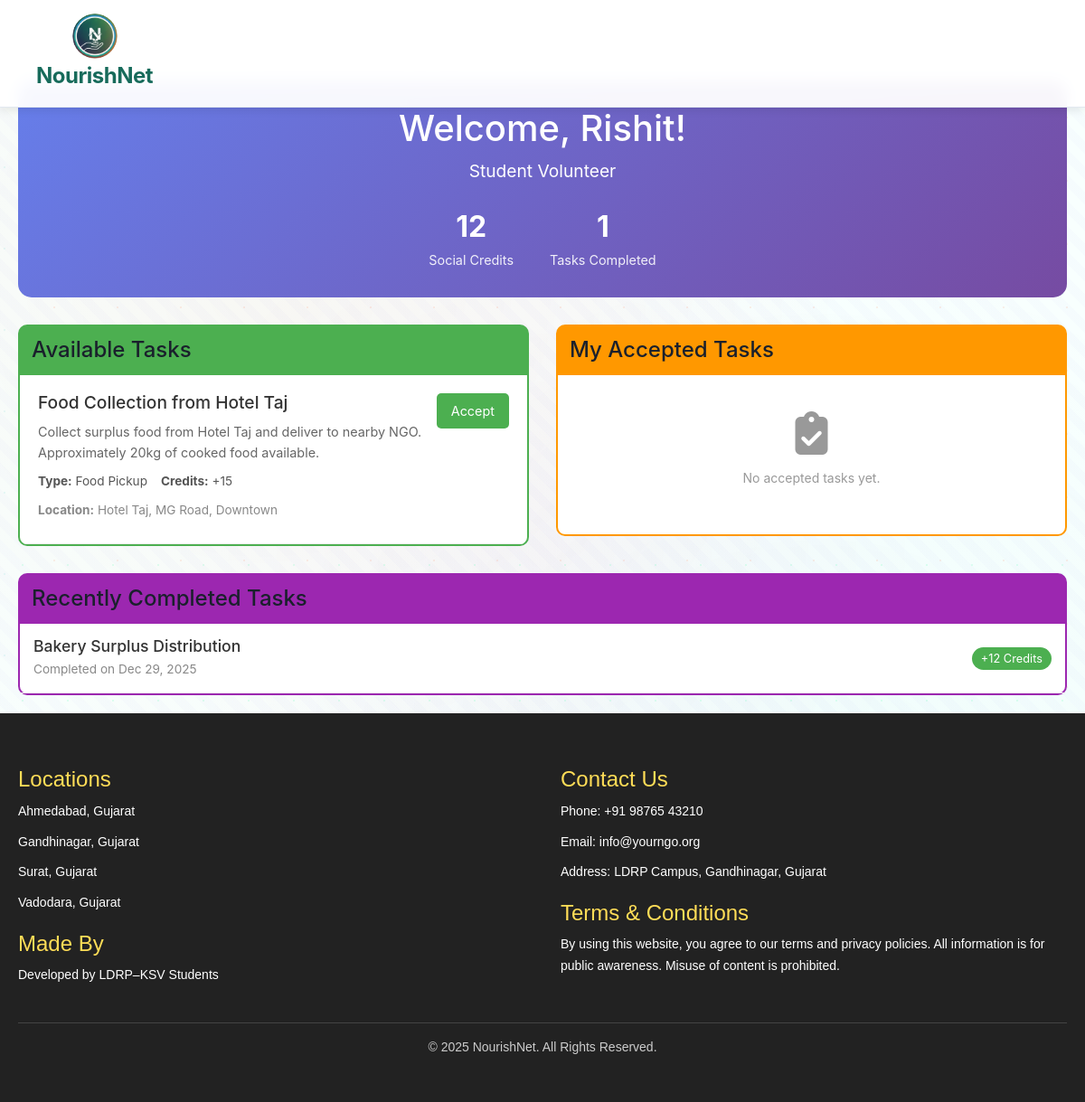
The app's page /volunteer_dashboard (signed in) with its own data.
### nour/models.py (models this page shows, shortened)
class Volunteer(models.Model):
    VOLUNTEER_TYPE_CHOICES = (
        ('student', 'Student Volunteer'),
        ('organization', 'Organization Volunteer'),
        ('individual', 'Individual Volunteer'),
    )
    volunteer_type = models.CharField(max_length=20, choices=VOLUNTEER_TYPE_CHOICES)
    name = models.CharField(max_length=100)
    email = models.EmailField(unique=True)
    phone = models.CharField(max_length=15)
    city = models.CharField(max_length=50)
    password = models.CharField(max_length=20)
    college_name = models.CharField(max_length=100, blank=True, null=True)  # For students
    student_id = models.CharField(max_length=50, blank=True, null=True)  # For students
    organization_name = models.CharField(max_length=100, blank=True, null=True)  # For organizations
    registration_id = models.CharField(max_length=50, blank=True, null=True)  # For organizations
    government_id = models.CharField(max_length=50, blank=True, null=True)  # For individuals (optional)
    social_credits = models.IntegerField(default=0)
    tasks_completed = models.IntegerField(default=0)
    created_at = models.DateTimeField(auto_now_add=True)
    updated_at = models.DateTimeField(auto_now=True)

class VolunteerTask(models.Model):
    TASK_STATUS_CHOICES = (
        ('available', 'Available'),
        ('accepted', 'Accepted'),
        ('completed', 'Completed'),
        ('cancelled', 'Cancelled'),
    )
    TASK_TYPE_CHOICES = (
        ('pickup', 'Food Pickup'),
        ('delivery', 'Food Delivery'),
        ('donation_request', 'Donation Request'),
    )
    title = models.CharField(max_length=200)
    description = models.TextField()
    task_type = models.CharField(max_length=20, choices=TASK_TYPE_CHOICES)
    pickup_location = models.TextField()
    delivery_location = models.TextField(blank=True, null=True)
    food_quantity = models.CharField(max_length=100, blank=True, null=True)
    pickup_time = models.DateTimeField(blank=True, null=True)
    status = models.CharField(max_length=20, choices=TASK_STATUS_CHOICES, default='available')
    assigned_volunteer = models.ForeignKey(Volunteer, on_delete=models.SET_NULL, blank=True, null=True)
    credit_reward = models.IntegerField(default=10)
    donor = models.ForeignKey(register_users, on_delete=models.CASCADE, related_name='donor_tasks', blank=True, null=True)
    ngo = models.ForeignKey(register_users, on_delete=models.CASCADE, related_name='ngo_tasks', blank=True, null=True)
    created_at = models.DateTimeField(auto_now_add=True)
    updated_at = models.DateTimeField(auto_now=True)
    completed_at = models.DateTimeField(blank=True, null=True)

### nour/views.py (the view)
# urls.py: path("volunteer_dashboard", volunteer_dashboard, name="volunteer_dashboard"),
def volunteer_dashboard(request):
    if not request.session.get('volunteer_id'):
        return redirect(volunteer_login)
    volunteer = Volunteer.objects.get(id=request.session['volunteer_id'])
    if VolunteerTask.objects.count() == 0:
        create_sample_tasks()
    available_tasks = VolunteerTask.objects.filter(status='available').order_by('-created_at')[:10]
    accepted_tasks = VolunteerTask.objects.filter(
        assigned_volunteer=volunteer,
        status='accepted'
    ).order_by('-created_at')
    completed_tasks = VolunteerTask.objects.filter(
        assigned_volunteer=volunteer,
        status='completed'
    ).order_by('-completed_at')[:5]
    context = {
        'volunteer': volunteer,
        'available_tasks': available_tasks,
        'accepted_tasks': accepted_tasks,
        'completed_tasks': completed_tasks,
    }
    return render(request, "volunteer_dashboard.html", context)

### nour/templates/volunteer_dashboard.html (shortened to what this page needs)
{%extends 'base.html'%}
{% load static %}
{%block content%}
<br>
<br>
<div class="dashboard-container" style="max-width: 1200px; margin: 0 auto; padding: 20px;">
    <div class="welcome-section" style="background: linear-gradient(135deg, #667eea 0%, #764ba2 100%); color: white; padding: 30px; border-radius: 15px; margin-bottom: 30px; text-align: center;">
        <h1 style="margin: 0; font-size: 2.5rem;">Welcome, {{ volunteer.name }}!</h1>
        <p style="margin: 10px 0; font-size: 1.2rem;">{{ volunteer.get_volunteer_type_display }}</p>
        <div style="display: flex; justify-content: center; gap: 40px; margin-top: 20px;">
            <div style="text-align: center;">
                <div style="font-size: 2rem; font-weight: bold;">{{ volunteer.social_credits }}</div>
                <div style="font-size: 0.9rem; opacity: 0.9;">Social Credits</div>
            </div>
            <div style="text-align: center;">
                <div style="font-size: 2rem; font-weight: bold;">{{ volunteer.tasks_completed }}</div>
                <div style="font-size: 0.9rem; opacity: 0.9;">Tasks Completed</div>
            </div>
        </div>
    </div>
    <div style="display: grid; grid-template-columns: 1fr 1fr; gap: 30px;">
        <div class="tasks-section">
            <div class="section-header" style="background-color: #4CAF50; color: white; padding: 15px; border-radius: 10px 10px 0 0; margin: 0;">
                <h2 style="margin: 0; font-size: 1.5rem;">Available Tasks</h2>
            </div>
            <div class="tasks-list" style="background-color: white; border: 2px solid #4CAF50; border-top: none; border-radius: 0 0 10px 10px; max-height: 400px; overflow-y: auto;">
                {% for task in available_tasks %}
                <div class="task-card" style="padding: 20px; border-bottom: 1px solid #eee; transition: background-color 0.3s;" onmouseover="this.style.backgroundColor='#f5f5f5'" onmouseout="this.style.backgroundColor='white'">
                    <div style="display: flex; justify-content: between; align-items: start;">
                        <div style="flex: 1;">
                            <h4 style="margin: 0 0 10px 0; color: #333; font-size: 1.2rem;">{{ task.title }}</h4>
                            <p style="margin: 5px 0; color: #666; font-size: 0.9rem;">{{ task.description|truncatewords:20 }}</p>
                            <div style="display: flex; gap: 15px; margin: 10px 0; font-size: 0.85rem;">
                                <span style="color: #555;"><strong>Type:</strong> {{ task.get_task_type_display }}</span>
                                <span style="color: #555;"><strong>Credits:</strong> +{{ task.credit_reward }}</span>
                            </div>
                            {% if task.pickup_location %}
                            <p style="margin: 5px 0; color: #888; font-size: 0.85rem;"><strong>Location:</strong> {{ task.pickup_location|truncatewords:8 }}</p>
                            {% endif %}
                        </div>
                        <a href="/accept_task/{{ task.id }}" class="btn-accept" style="background-color: #4CAF50; color: white; padding: 8px 16px; border: none; border-radius: 5px; text-decoration: none; font-size: 0.9rem; margin-left: 10px;">Accept</a>
                    </div>
                </div>
                {% empty %}
                <div style="padding: 40px; text-align: center; color: #999;">
                    <i class="fas fa-tasks" style="font-size: 3rem; margin-bottom: 15px;"></i>
                    <p>No available tasks at the moment.</p>
                </div>
                {% endfor %}
            </div>
        </div>
        <div class="tasks-section">
            <div class="section-header" style="background-color: #FF9800; color: white; padding: 15px; border-radius: 10px 10px 0 0; margin: 0;">
                <h2 style="margin: 0; font-size: 1.5rem;">My Accepted Tasks</h2>
            </div>
            <div class="tasks-list" style="background-color: white; border: 2px solid #FF9800; border-top: none; border-radius: 0 0 10px 10px; max-height: 400px; overflow-y: auto;">
                {% for task in accepted_tasks %}
                <div class="task-card" style="padding: 20px; border-bottom: 1px solid #eee; transition: background-color 0.3s;" onmouseover="this.style.backgroundColor='#f5f5f5'" onmouseout="this.style.backgroundColor='white'">
                    <div style="display: flex; justify-content: space-between; align-items: start;">
                        <div style="flex: 1;">
                            <h4 style="margin: 0 0 10px 0; color: #333; font-size: 1.2rem;">{{ task.title }}</h4>
                            <p style="margin: 5px 0; color: #666; font-size: 0.9rem;">{{ task.description|truncatewords:15 }}</p>
                            <div style="display: flex; gap: 15px; margin: 10px 0; font-size: 0.85rem;">
                                <span style="color: #555;"><strong>Credits:</strong> +{{ task.credit_reward }}</span>
                            </div>
                            {% if task.pickup_location %}
                            <p style="margin: 5px 0; color: #888; font-size: 0.85rem;"><strong>Location:</strong> {{ task.pickup_location|truncatewords:6 }}</p>
                            {% endif %}
                        </div>
                        <a href="/complete_task/{{ task.id }}" class="btn-complete" style="background-color: #2196F3; color: white; padding: 8px 16px; border: none; border-radius: 5px; text-decoration: none; font-size: 0.9rem; margin-left: 10px;">Complete</a>
                    </div>
                </div>
                {% empty %}
                <div style="padding: 40px; text-align: center; color: #999;">
                    <i class="fas fa-clipboard-check" style="font-size: 3rem; margin-bottom: 15px;"></i>
                    <p>No accepted tasks yet.</p>
                </div>
                {% endfor %}
            </div>
        </div>
    </div>
    <div class="tasks-section" style="margin-top: 30px;">
        <div class="section-header" style="background-color: #9C27B0; color: white; padding: 15px; border-radius: 10px 10px 0 0; margin: 0;">
            <h2 style="margin: 0; font-size: 1.5rem;">Recently Completed Tasks</h2>
        </div>
        <div class="tasks-list" style="background-color: white; border: 2px solid #9C27B0; border-top: none; border-radius: 0 0 10px 10px;">
            {% for task in completed_tasks %}
            <div class="task-card" style="padding: 15px; border-bottom: 1px solid #eee;">
                <div style="display: flex; justify-content: space-between; align-items: center;">
                    <div>
                        <h4 style="margin: 0 0 5px 0; color: #333; font-size: 1.1rem;">{{ task.title }}</h4>
                        <p style="margin: 0; color: #888; font-size: 0.85rem;">Completed on {{ task.completed_at|date:"M d, Y" }}</p>
                    </div>
                    <div style="text-align: right;">
                        <span style="background-color: #4CAF50; color: white; padding: 5px 10px; border-radius: 15px; font-size: 0.8rem;">+{{ task.credit_reward }} Credits</span>
                    </div>
                </div>
            </div>
            {% empty %}
            <div style="padding: 40px; text-align: center; color: #999;">
                <i class="fas fa-history" style="font-size: 3rem; margin-bottom: 15px;"></i>
                <p>No completed tasks yet. Start helping the community!</p>
            </div>
            {% endfor %}
        </div>
    </div>
</div>
{%endblock%}

### nour/static/assets/css/donor_new.css (style rules this page uses)
:root { --primary: #176b5b; --primary-light: #2a8f7a; --primary-dark: #0d4a3f; --secondary: #49aa8a; --accent: #ffb703; --accent-light: #ffcc4d; --danger: #e63946; --success: #2d6a4f; --warning: #f77f00; --bg-primary: #f8fffe; --bg-secondary: #f0f9f6; --card-bg: #ffffff; --text-primary: #1a202c; --text-secondary: #4a5568; --text-muted: #718096; --border: #e2e8f0; --shadow: rgba(0, 0, 0, 0.1); --shadow-hover: rgba(0, 0, 0, 0.15); --gradient: linear-gradient(135deg, var(--primary), var(--secondary)); --neon-orange: #ff6b35; --electric-blue: #4ecdc4; --plasma-pink: #ff0080; --cosmic-purple: #6c5ce7; --matrix-green: #00ff88; }
* { box-sizing: border-box; margin: 0; padding: 0; }
body { font-family: 'Inter', 'Segoe UI', -apple-system, BlinkMacSystemFont, sans-serif; background: var(--bg-primary); color: var(--text-primary); line-height: 1.6; overflow-x: hidden; position: relative; }
body::before { content: ''; position: fixed; top: 0; left: 0; width: 100%; height: 100%; background: radial-gradient(circle at 25% 25%, rgba(255, 107, 53, 0.05) 0%, transparent 50%), radial-gradient(circle at 75% 75%, rgba(78, 205, 196, 0.05) 0%, transparent 50%), radial-gradient(circle at 50% 50%, rgba(255, 0, 128, 0.03) 0%, transparent 50%), repeating-linear-gradient(45deg, transparent, transparent 10px, rgba(108, 92, 231, 0.02) 10px, rgba(108, 92, 231, 0.02) 20px); z-index: -1; }
body::after { content: ''; position: fixed; top: 0; left: 0; width: 100%; height: 100%; background-image: radial-gradient(circle, var(--matrix-green) 1px, transparent 1px), radial-gradient(circle, var(--neon-orange) 1px, transparent 1px), radial-gradient(circle, var(--electric-blue) 1px, transparent 1px); background-size: 50px 50px, 70px 70px, 90px 90px; background-position: 0 0, 25px 25px, 50px 50px; opacity: 0.1; z-index: -1; }
html { overscroll-behavior: none; }

### nour/static/assets/css/ngo_dashboard.css (style rules this page uses)
:root { --primary: #176b5b; --primary-light: #2a8f7a; --primary-dark: #0d4a3f; --secondary: #49aa8a; --accent: #ffb703; --accent-light: #ffcc4d; --danger: #e63946; --success: #2d6a4f; --warning: #f77f00; --bg-primary: #f8fffe; --bg-secondary: #f0f9f6; --card-bg: #ffffff; --text-primary: #1a202c; --text-secondary: #4a5568; --text-muted: #718096; --border: #e2e8f0; --shadow: rgba(0, 0, 0, 0.1); --shadow-hover: rgba(0, 0, 0, 0.15); --gradient: linear-gradient(135deg, var(--primary), var(--secondary)); --neon-orange: #ff6b35; --electric-blue: #4ecdc4; --plasma-pink: #ff0080; --cosmic-purple: #6c5ce7; --matrix-green: #00ff88; }
* { margin: 0; padding: 0; box-sizing: border-box; }
body { margin-top: 25px; font-family: 'Inter', 'Segoe UI', -apple-system, BlinkMacSystemFont, sans-serif; background: var(--bg-primary); color: var(--text-primary); line-height: 1.6; overflow-x: hidden; position: relative; }
body::before { content: ''; position: fixed; top: 0; left: 0; width: 100%; height: 100%; background: radial-gradient(circle at 25% 25%, rgba(255, 107, 53, 0.05) 0%, transparent 50%), radial-gradient(circle at 75% 75%, rgba(78, 205, 196, 0.05) 0%, transparent 50%), radial-gradient(circle at 50% 50%, rgba(255, 0, 128, 0.03) 0%, transparent 50%), repeating-linear-gradient(45deg, transparent, transparent 10px, rgba(108, 92, 231, 0.02) 10px, rgba(108, 92, 231, 0.02) 20px); animation: backgroundShift 20s ease-in-out infinite; z-index: -1; }
body::after { content: ''; position: fixed; top: 0; left: 0; width: 100%; height: 100%; background-image: radial-gradient(circle, var(--matrix-green) 1px, transparent 1px), radial-gradient(circle, var(--neon-orange) 1px, transparent 1px), radial-gradient(circle, var(--electric-blue) 1px, transparent 1px); background-size: 50px 50px, 70px 70px, 90px 90px; background-position: 0 0, 25px 25px, 50px 50px; animation: particleFloat 15s linear infinite; opacity: 0.1; z-index: -1; }
.dashboard-container { margin-top: 80px; padding: 2rem 0; max-width: 1400px; margin-left: auto; margin-right: auto; }
.section-header { display: flex; justify-content: space-between; align-items: center; margin-bottom: 1.5rem; }
.section-header h2 { margin: 0; color: var(--text-primary); }

### nour/static/assets/css/pickup.css (style rules this page uses)
body { font-family: 'Inter', 'Segoe UI', -apple-system, BlinkMacSystemFont, sans-serif; background: var(--bg-primary); color: var(--text-primary); line-height: 1.6; overflow-x: hidden; position: relative; }

### records on screen
Volunteer: name "Rishit", volunteer_type "Student Volunteer", social_credits "12", tasks_completed "1"
VolunteerTask: title "Food Collection from Hotel Taj", description "Collect surplus food from Hotel Taj and deliver to nearby NGO. Approximately 20kg of cooked food available.", task_type "Food Pickup", credit_reward "15", pickup_location "Hotel Taj, MG Road, Downtown"
VolunteerTask: title "Bakery Surplus Distribution", completed_at "Dec 29, 2025", credit_reward "12"
